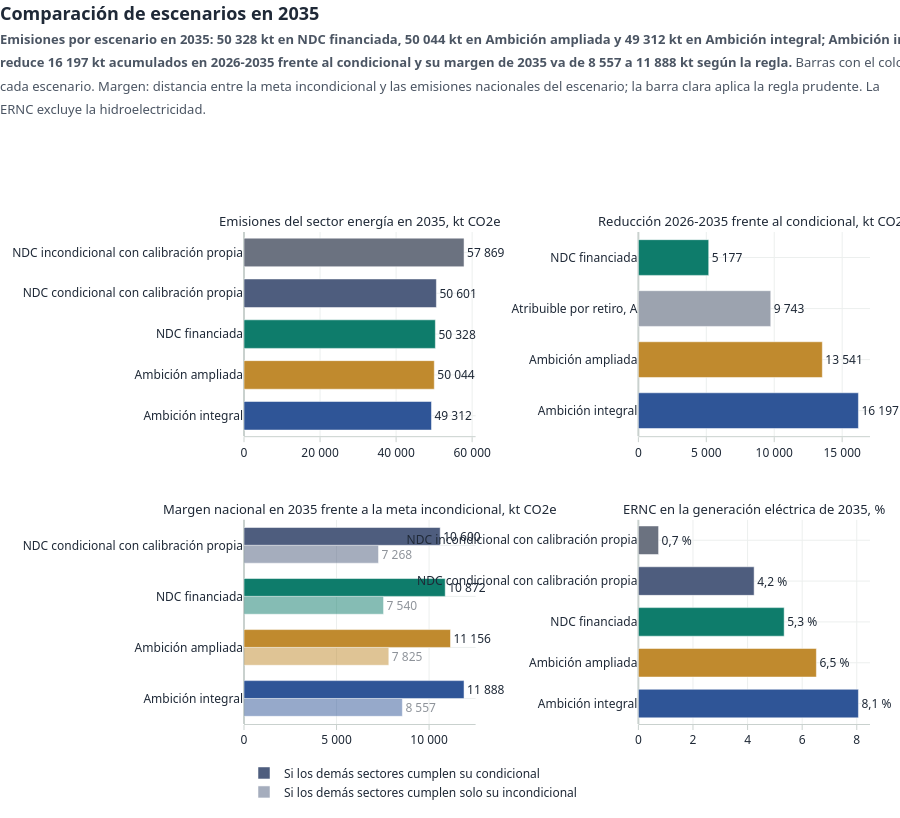

The cell this chart's notebook holds for it:
### Code cell
ver('g19_comparacion')

### Figure 1 — Plotly figure (JSON) as saved in the notebook; plotly's stock layout.template omitted (floating-point values rounded to 4 significant figures)
{"data": [{"cliponaxis": false, "hovertemplate": "%{x:,.1f} kt<extra>%{y}</extra>", "marker": {"color": ["#6B7280", "#4E5D7E", "#0E7C6B", "#C08A2E", "#2F5597"]}, "name": "", "opacity": 1.0, "orientation": "h", "showlegend": false, "text": ["57 869", "50 601", "50 328", "50 044", "49 312"], "textfont": {"color": "#1F2937", "size": 12}, "textposition": "outside", "type": "bar", "x": [57870.0, 50600.0, 50330.0, 50040.0, 49310.0], "xaxis": "x", "y": ["NDC incondicional con calibración propia", "NDC condicional con calibración propia", "NDC financiada", "Ambición ampliada", "Ambición integral"], "yaxis": "y"}, {"cliponaxis": false, "hovertemplate": "%{x:,.1f} kt<extra>%{y}</extra>", "marker": {"color": ["#0E7C6B", "#9CA3AF", "#C08A2E", "#2F5597"]}, "name": "", "opacity": 1.0, "orientation": "h", "showlegend": false, "text": ["5 177", "9 743", "13 541", "16 197"], "textfont": {"color": "#1F2937", "size": 12}, "textposition": "outside", "type": "bar", "x": [5177.0, 9743.0, 13540.0, 16200.0], "xaxis": "x2", "y": ["NDC financiada", "Atribuible por retiro, A", "Ambición ampliada", "Ambición integral"], "yaxis": "y2"}, {"cliponaxis": false, "hovertemplate": "%{x:,.1f} kt<extra>%{y}</extra>", "marker": {"color": ["#4E5D7E", "#0E7C6B", "#C08A2E", "#2F5597"]}, "name": "Si los demás sectores cumplen su condicional", "opacity": 1.0, "orientation": "h", "showlegend": true, "text": ["10 600", "10 872", "11 156", "11 888"], "textfont": {"color": "#1F2937", "size": 12}, "textposition": "outside", "type": "bar", "x": [10600.0, 10870.0, 11160.0, 11890.0], "xaxis": "x3", "y": ["NDC condicional con calibración propia", "NDC financiada", "Ambición ampliada", "Ambición integral"], "yaxis": "y3"}, {"cliponaxis": false, "hovertemplate": "%{x:,.1f} kt<extra>%{y}</extra>", "marker": {"color": ["#4E5D7E", "#0E7C6B", "#C08A2E", "#2F5597"]}, "name": "Si los demás sectores cumplen solo su incondicional", "opacity": 0.5, "orientation": "h", "showlegend": true, "text": ["7 268", "7 540", "7 825", "8 557"], "textfont": {"color": "#1F2937", "size": 12}, "textposition": "outside", "type": "bar", "x": [7268.0, 7540.0, 7825.0, 8557.0], "xaxis": "x3", "y": ["NDC condicional con calibración propia", "NDC financiada", "Ambición ampliada", "Ambición integral"], "yaxis": "y3"}, {"cliponaxis": false, "hovertemplate": "%{x:,.1f} %<extra>%{y}</extra>", "marker": {"color": ["#6B7280", "#4E5D7E", "#0E7C6B", "#C08A2E", "#2F5597"]}, "name": "", "opacity": 1.0, "orientation": "h", "showlegend": false, "text": ["0,7 %", "4,2 %", "5,3 %", "6,5 %", "8,1 %"], "textfont": {"color": "#1F2937", "size": 12}, "textposition": "outside", "type": "bar", "x": [0.74, 4.24, 5.34, 6.52, 8.06], "xaxis": "x4", "y": ["NDC incondicional con calibración propia", "NDC condicional con calibración propia", "NDC financiada", "Ambición ampliada", "Ambición integral"], "yaxis": "y4"}], "layout": {"annotations": [{"font": {"color": "#1F2937", "size": 13}, "showarrow": false, "text": "Emisiones del sector energía en 2035, kt CO2e", "x": 0.185, "xanchor": "center", "xref": "paper", "y": 1.0, "yanchor": "bottom", "yref": "paper"}, {"font": {"color": "#1F2937", "size": 13}, "showarrow": false, "text": "Reducción 2026-2035 frente al condicional, kt CO2e", "x": 0.815, "xanchor": "center", "xref": "paper", "y": 1.0, "yanchor": "bottom", "yref": "paper"}, {"font": {"color": "#1F2937", "size": 13}, "showarrow": false, "text": "Margen nacional en 2035 frente a la meta incondicional, kt CO2e", "x": 0.185, "xanchor": "center", "xref": "paper", "y": 0.415, "yanchor": "bottom", "yref": "paper"}, {"font": {"color": "#1F2937", "size": 13}, "showarrow": false, "text": "ERNC en la generación eléctrica de 2035, %", "x": 0.815, "xanchor": "center", "xref": "paper", "y": 0.415, "yanchor": "bottom", "yref": "paper"}], "bargap": 0.3, "barmode": "group", "font": {"color": "#1F2937", "family": "Fira Sans, Segoe UI, Arial, sans-serif", "size": 13}, "height": 818, "hoverlabel": {"bgcolor": "white", "bordercolor": "#CBD5E1", "font": {"color": "#1F2937", "family": "Fira Sans, Segoe UI, Arial, sans-serif", "size": 12}}, "hovermode": "x unified", "legend": {"font": {"size": 12}, "itemwidth": 30, "orientation": "h", "title": {"text": ""}, "tracegroupgap": 4, "x": 0, "xanchor": "left", "y": -0.07, "yanchor": "top"}, "margin": {"b": 86, "l": 64, "r": 30, "t": 232}, "paper_bgcolor": "white", "plot_bgcolor": "white", "separators": ", ", "title": {"font": {"size": 18}, "text": "<b>Comparación de escenarios en 2035</b><br><span style='font-size:13px;color:#4B5563'><b>Emisiones por escenario en 2035: 50 328 kt en NDC financiada, 50 044 kt en Ambición ampliada y 49 312 kt en Ambición integral; Ambición integral<br>reduce 16 197 kt acumulados en 2026-2035 frente al condicional y su margen de 2035 va de 8 557 a 11 888 kt según la regla.</b> Barras con el color de<br>cada escenario. Margen: distancia entre la meta incondicional y las emisiones nacionales del escenario; la barra clara aplica la regla prudente. La<br>ERNC excluye la hidroelectricidad.</span>", "x": 0.0, "xanchor": "left", "y": 0.975, "yanchor": "top"}, "xaxis": {"anchor": "y", "domain": [0.0, 0.37], "gridcolor": "#ECEFEE", "linecolor": "#C9D1CE", "showgrid": true, "tickcolor": "#C9D1CE", "tickfont": {"size": 12}, "tickformat": ",.0f", "ticks": "outside", "title": {"font": {"color": "#4B5563", "size": 12}, "text": ""}, "zeroline": true, "zerolinecolor": "#C9D1CE"}, "xaxis2": {"anchor": "y2", "domain": [0.63, 1.0], "gridcolor": "#ECEFEE", "linecolor": "#C9D1CE", "showgrid": true, "tickcolor": "#C9D1CE", "tickfont": {"size": 12}, "tickformat": ",.0f", "ticks": "outside", "title": {"font": {"color": "#4B5563", "size": 12}, "text": ""}, "zeroline": true, "zerolinecolor": "#C9D1CE"}, "xaxis3": {"anchor": "y3", "domain": [0.0, 0.37], "gridcolor": "#ECEFEE", "linecolor": "#C9D1CE", "showgrid": true, "tickcolor": "#C9D1CE", "tickfont": {"size": 12}, "tickformat": ",.0f", "ticks": "outside", "title": {"font": {"color": "#4B5563", "size": 12}, "text": ""}, "zeroline": true, "zerolinecolor": "#C9D1CE"}, "xaxis4": {"anchor": "y4", "domain": [0.63, 1.0], "gridcolor": "#ECEFEE", "linecolor": "#C9D1CE", "showgrid": true, "tickcolor": "#C9D1CE", "tickfont": {"size": 12}, "tickformat": ",.0f", "ticks": "outside", "title": {"font": {"color": "#4B5563", "size": 12}, "text": ""}, "zeroline": true, "zerolinecolor": "#C9D1CE"}, "yaxis": {"anchor": "x", "autorange": "reversed", "domain": [0.585, 1.0], "gridcolor": "#ECEFEE", "gridwidth": 1, "separatethousands": true, "showline": false, "tickfont": {"size": 12}, "tickformat": ",.0f", "title": {"font": {"color": "#4B5563", "size": 12}}, "zeroline": false}, "yaxis2": {"anchor": "x2", "autorange": "reversed", "domain": [0.585, 1.0], "gridcolor": "#ECEFEE", "gridwidth": 1, "separatethousands": true, "showline": false, "tickfont": {"size": 12}, "tickformat": ",.0f", "title": {"font": {"color": "#4B5563", "size": 12}}, "zeroline": false}, "yaxis3": {"anchor": "x3", "autorange": "reversed", "domain": [0.0, 0.415], "gridcolor": "#ECEFEE", "gridwidth": 1, "separatethousands": true, "showline": false, "tickfont": {"size": 12}, "tickformat": ",.0f", "title": {"font": {"color": "#4B5563", "size": 12}}, "zeroline": false}, "yaxis4": {"anchor": "x4", "autorange": "reversed", "domain": [0.0, 0.415], "gridcolor": "#ECEFEE", "gridwidth": 1, "separatethousands": true, "showline": false, "tickfont": {"size": 12}, "tickformat": ",.0f", "title": {"font": {"color": "#4B5563", "size": 12}}, "zeroline": false}}}
